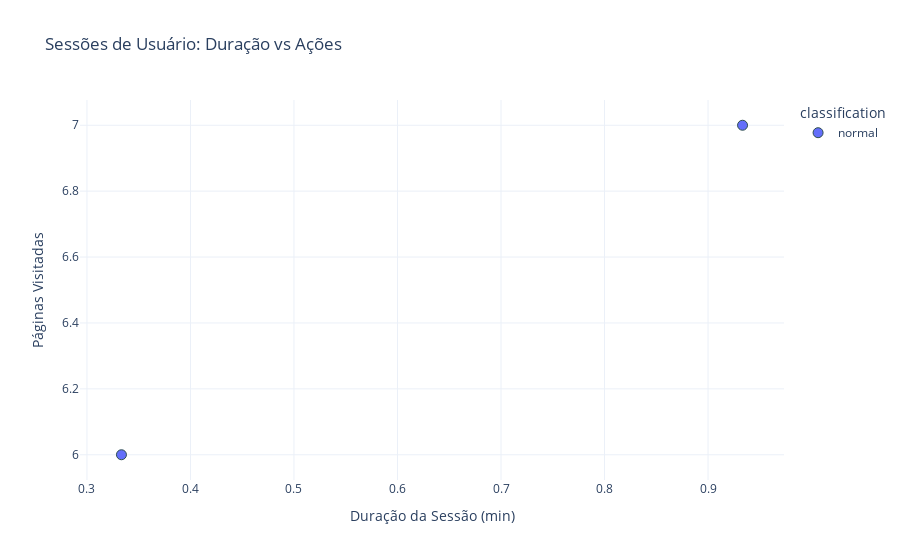
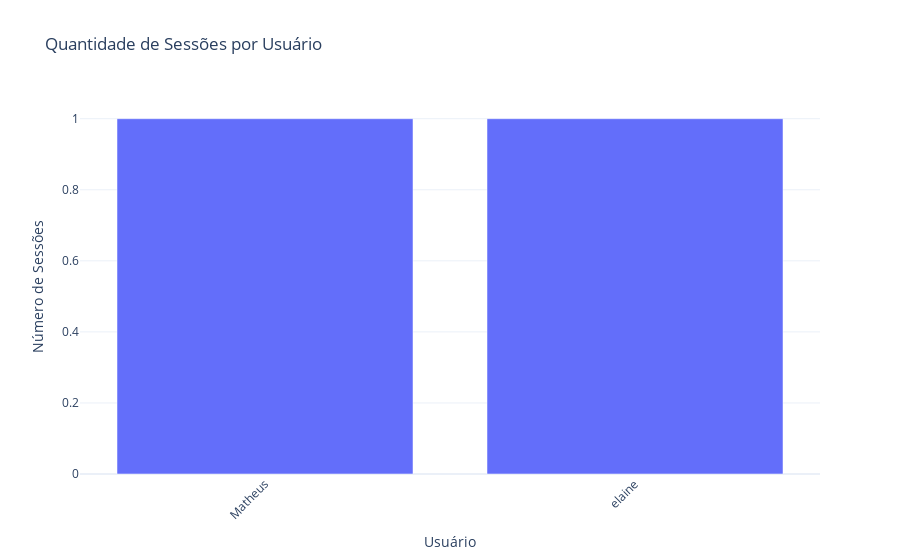
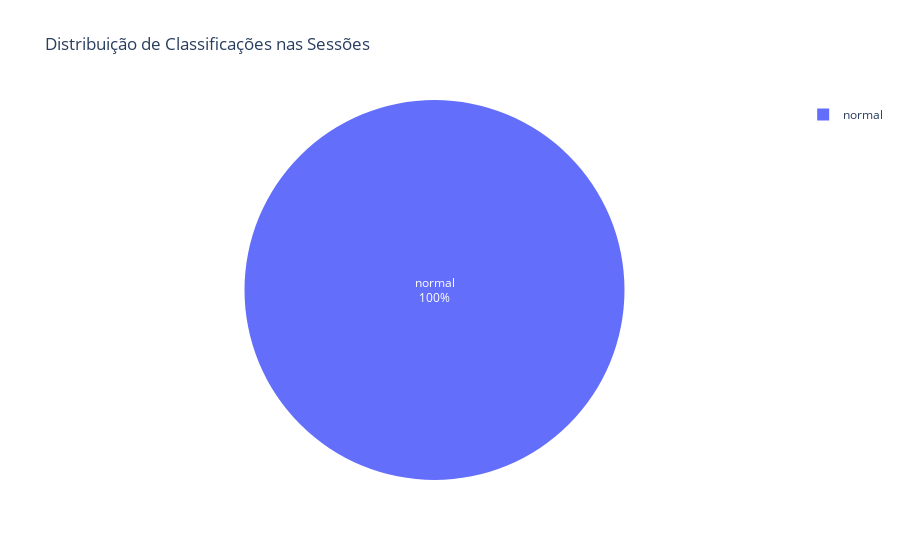

The notebook cell saved with these charts, in order:
### Markdown cell above
# 🤖 Detecção de Comportamentos Anômalos com IA (Isolation Forest)
Este notebook usa aprendizado de máquina para detectar sessões suspeitas com base em métricas dos logs.

### Code cell
import sqlite3
import pandas as pd
import plotly.express as px

# 📥 Conectar ao banco
conn = sqlite3.connect("../database.db")  # ajuste se necessário

# 🔎 Consulta unindo logs e usuários
query = """
    SELECT u.id AS usuario_id, u.nome, u.email, l.acao, l.classification, l.data_hora
    FROM logs l
    JOIN usuarios u ON u.id = l.usuario_id
"""
df = pd.read_sql_query(query, conn)
conn.close()

# 📅 Preparar dados
df['data_hora'] = pd.to_datetime(df['data_hora'])
df['data'] = df['data_hora'].dt.date

df_sessoes = df.groupby(
    ['usuario_id', 'nome', 'email', 'data', 'classification']
).agg(
    session_duration=('data_hora', lambda x: (x.max() - x.min()).total_seconds() / 60),
    pages_visited=('acao', 'count')
).reset_index()

# 🔍 Filtros configuráveis
filtro_id = ""        # Ex: "2"
filtro_nome = ""      # Ex: "ana"
filtro_email = ""     # Ex: "@gmail.com"

df_filtrado = df_sessoes.copy()

# 🧼 Aplicar filtros
if filtro_id:
    df_filtrado = df_filtrado[df_filtrado['usuario_id'].astype(str).str.contains(filtro_id)]

if filtro_nome:
    df_filtrado = df_filtrado[df_filtrado['nome'].str.contains(filtro_nome, case=False)]

if filtro_email:
    df_filtrado = df_filtrado[df_filtrado['email'].str.contains(filtro_email, case=False)]

# 📋 Exibir resultados
print("=== Resultados da Pipeline de Sessões ===")
print(f"Total de registros: {len(df_filtrado)}")
display(df_filtrado.sort_values(by=['session_duration'], ascending=False))

# 📈 Gráfico 1: Dispersão (duração vs páginas)
titulo = "Sessões de Usuário: Duração vs Ações"
if filtro_id or filtro_nome or filtro_email:
    titulo += " (com filtros aplicados)"

fig1 = px.scatter(
    df_filtrado,
    x='session_duration',
    y='pages_visited',
    color='classification',
    hover_data=['usuario_id', 'nome', 'email', 'data'],
    title=titulo,
    labels={
        'session_duration': 'Duração da Sessão (min)',
        'pages_visited': 'Páginas Visitadas'
    }
)
fig1.update_traces(marker=dict(size=10, line=dict(width=1, color='DarkSlateGrey')))
fig1.update_layout(template='plotly_white')
fig1.show()

# 📊 Gráfico 2: Barras - Sessões por Usuário
df_sessoes_por_usuario = df_filtrado.groupby('nome').size().reset_index(name='quantidade_sessoes')

fig2 = px.bar(
    df_sessoes_por_usuario,
    x='nome',
    y='quantidade_sessoes',
    title='Quantidade de Sessões por Usuário',
    labels={'nome': 'Usuário', 'quantidade_sessoes': 'Número de Sessões'}
)
fig2.update_layout(template='plotly_white', xaxis_tickangle=-45)
fig2.show()

# 🥧 Gráfico 3: Pizza - Distribuição de Classificações
df_class_pizza = df_filtrado['classification'].value_counts().reset_index()
df_class_pizza.columns = ['classificacao', 'quantidade']

fig3 = px.pie(
    df_class_pizza,
    names='classificacao',
    values='quantidade',
    title='Distribuição de Classificações nas Sessões'
)
fig3.update_traces(textposition='inside', textinfo='percent+label')
fig3.update_layout(template='plotly_white')
fig3.show()

### Figure 1 — Plotly figure (JSON) as saved in the notebook; plotly's stock layout.template omitted (floating-point values rounded to 4 significant figures)
{"data": [{"customdata": [[1, "Matheus", "matheus@teste.com", "2025-05-30"], [2, "elaine", "elaine@teste.com", "2025-05-30"]], "hovertemplate": "classification=normal<br>Duração da Sessão (min)=%{x}<br>Páginas Visitadas=%{y}<br>usuario_id=%{customdata[0]}<br>nome=%{customdata[1]}<br>email=%{customdata[2]}<br>data=%{customdata[3]}<extra></extra>", "legendgroup": "normal", "marker": {"color": "#636efa", "line": {"color": "DarkSlateGrey", "width": 1}, "size": 10, "symbol": "circle"}, "mode": "markers", "name": "normal", "orientation": "v", "showlegend": true, "type": "scatter", "x": [0.3333, 0.9333], "xaxis": "x", "y": [6, 7], "yaxis": "y"}], "layout": {"legend": {"title": {"text": "classification"}, "tracegroupgap": 0}, "title": {"text": "Sessões de Usuário: Duração vs Ações"}, "xaxis": {"anchor": "y", "domain": [0, 1], "title": {"text": "Duração da Sessão (min)"}}, "yaxis": {"anchor": "x", "domain": [0, 1], "title": {"text": "Páginas Visitadas"}}}}

### Figure 2 — Plotly figure (JSON) as saved in the notebook; plotly's stock layout.template omitted (floating-point values rounded to 4 significant figures)
{"data": [{"hovertemplate": "Usuário=%{x}<br>Número de Sessões=%{y}<extra></extra>", "legendgroup": "", "marker": {"color": "#636efa", "pattern": {"shape": ""}}, "name": "", "orientation": "v", "showlegend": false, "textposition": "auto", "type": "bar", "x": ["Matheus", "elaine"], "xaxis": "x", "y": [1, 1], "yaxis": "y"}], "layout": {"barmode": "relative", "legend": {"tracegroupgap": 0}, "title": {"text": "Quantidade de Sessões por Usuário"}, "xaxis": {"anchor": "y", "domain": [0, 1], "tickangle": -45, "title": {"text": "Usuário"}}, "yaxis": {"anchor": "x", "domain": [0, 1], "title": {"text": "Número de Sessões"}}}}

### Figure 3 — Plotly figure (JSON) as saved in the notebook; plotly's stock layout.template omitted (floating-point values rounded to 4 significant figures)
{"data": [{"domain": {"x": [0, 1], "y": [0, 1]}, "hovertemplate": "classificacao=%{label}<br>quantidade=%{value}<extra></extra>", "labels": ["normal"], "legendgroup": "", "name": "", "showlegend": true, "textinfo": "percent+label", "textposition": "inside", "type": "pie", "values": [2]}], "layout": {"legend": {"tracegroupgap": 0}, "title": {"text": "Distribuição de Classificações nas Sessões"}}}
